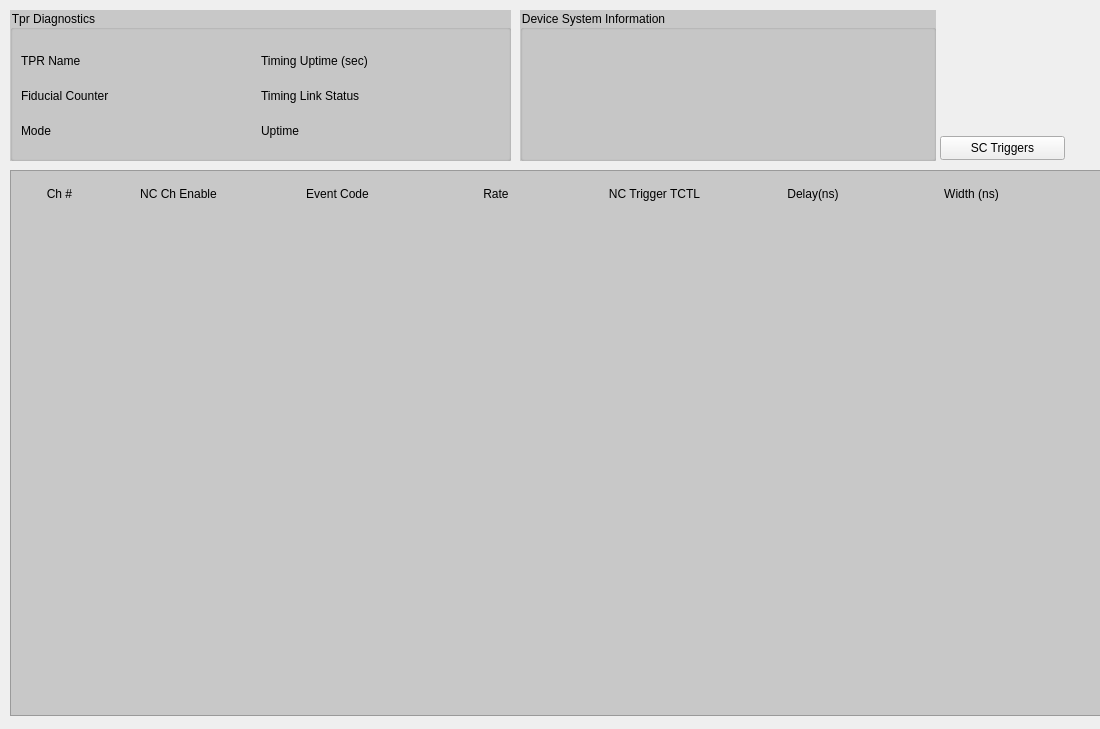
<?xml version="1.0" encoding="UTF-8"?>
<ui version="4.0">
 <class>Form</class>
 <widget class="QWidget" name="Form">
  <property name="geometry">
   <rect>
    <x>0</x>
    <y>0</y>
    <width>1100</width>
    <height>729</height>
   </rect>
  </property>
  <property name="maximumSize">
   <size>
    <width>16777215</width>
    <height>1818</height>
   </size>
  </property>
  <property name="windowTitle">
   <string>${LOCA} TPR Expert Display</string>
  </property>
  <property name="styleSheet">
   <string notr="true"/>
  </property>
  <widget class="QGroupBox" name="TPR_Diagnostics">
   <property name="geometry">
    <rect>
     <x>10</x>
     <y>10</y>
     <width>501</width>
     <height>151</height>
    </rect>
   </property>
   <property name="styleSheet">
    <string notr="true">QGroupBox {background-color: rgb(200,200,200)}</string>
   </property>
   <property name="title">
    <string>Tpr Diagnostics</string>
   </property>
   <widget class="QWidget" name="gridLayoutWidget">
    <property name="geometry">
     <rect>
      <x>5</x>
      <y>30</y>
      <width>486</width>
      <height>111</height>
     </rect>
    </property>
    <layout class="QGridLayout" name="Diag_Grid" columnstretch="0,0,0,0">
     <property name="leftMargin">
      <number>6</number>
     </property>
     <property name="topMargin">
      <number>6</number>
     </property>
     <property name="rightMargin">
      <number>6</number>
     </property>
     <property name="bottomMargin">
      <number>6</number>
     </property>
     <item row="0" column="1">
      <widget class="PyDMLabel" name="PyDMLabel_5">
       <property name="toolTip">
        <string/>
       </property>
       <property name="alarmSensitiveContent" stdset="0">
        <bool>true</bool>
       </property>
       <property name="channel" stdset="0">
        <string>TPR:${LOCA}:${IOC_UNIT}:${INST}:UPTIME</string>
       </property>
       <property name="displayFormat" stdset="0">
        <enum>PyDMLabel::Default</enum>
       </property>
      </widget>
     </item>
     <item row="0" column="0">
      <widget class="QLabel" name="label">
       <property name="text">
        <string>TPR Name</string>
       </property>
      </widget>
     </item>
     <item row="1" column="2">
      <widget class="QLabel" name="label_6">
       <property name="text">
        <string>Timing Link Status</string>
       </property>
      </widget>
     </item>
     <item row="1" column="3">
      <widget class="PyDMLabel" name="PyDMLabel_7">
       <property name="toolTip">
        <string/>
       </property>
       <property name="alarmSensitiveContent" stdset="0">
        <bool>true</bool>
       </property>
       <property name="channel" stdset="0">
        <string>TPR:${LOCA}:${IOC_UNIT}:${INST}:RXLNKSTATUS</string>
       </property>
       <property name="displayFormat" stdset="0">
        <enum>PyDMLabel::Default</enum>
       </property>
      </widget>
     </item>
     <item row="1" column="0">
      <widget class="QLabel" name="label_5">
       <property name="text">
        <string>Fiducial Counter</string>
       </property>
      </widget>
     </item>
     <item row="1" column="1">
      <widget class="PyDMLabel" name="PyDMLabel_6">
       <property name="toolTip">
        <string/>
       </property>
       <property name="alarmSensitiveContent" stdset="0">
        <bool>true</bool>
       </property>
       <property name="channel" stdset="0">
        <string>TPR:${LOCA}:${IOC_UNIT}:${INST}:FIDCNT</string>
       </property>
       <property name="displayFormat" stdset="0">
        <enum>PyDMLabel::Default</enum>
       </property>
      </widget>
     </item>
     <item row="0" column="3">
      <widget class="PyDMLabel" name="PyDMLabel_4">
       <property name="toolTip">
        <string/>
       </property>
       <property name="alarmSensitiveContent" stdset="0">
        <bool>true</bool>
       </property>
       <property name="channel" stdset="0">
        <string>TPR:${LOCA}:${IOC_UNIT}:${INST}</string>
       </property>
       <property name="displayFormat" stdset="0">
        <enum>PyDMLabel::Default</enum>
       </property>
      </widget>
     </item>
     <item row="0" column="2">
      <widget class="QLabel" name="label_2">
       <property name="text">
        <string>Timing Uptime (sec)</string>
       </property>
      </widget>
     </item>
     <item row="2" column="0">
      <widget class="QLabel" name="label_7">
       <property name="text">
        <string>Mode</string>
       </property>
      </widget>
     </item>
     <item row="2" column="1">
      <widget class="PyDMLabel" name="PyDMLabel_8">
       <property name="toolTip">
        <string/>
       </property>
       <property name="alarmSensitiveContent" stdset="0">
        <bool>true</bool>
       </property>
       <property name="channel" stdset="0">
        <string>TPR:${LOCA}:${IOC_UNIT}:${INST}:MODE </string>
       </property>
       <property name="displayFormat" stdset="0">
        <enum>PyDMLabel::Default</enum>
       </property>
      </widget>
     </item>
     <item row="2" column="2">
      <widget class="QLabel" name="label_8">
       <property name="text">
        <string>Uptime</string>
       </property>
      </widget>
     </item>
     <item row="2" column="3">
      <widget class="PyDMLabel" name="PyDMLabel_9">
       <property name="toolTip">
        <string/>
       </property>
       <property name="alarmSensitiveContent" stdset="0">
        <bool>true</bool>
       </property>
       <property name="channel" stdset="0">
        <string>TPR:${LOCA}:${IOC_UNIT}:${INST}:UPTIME </string>
       </property>
       <property name="displayFormat" stdset="0">
        <enum>PyDMLabel::Default</enum>
       </property>
      </widget>
     </item>
    </layout>
   </widget>
  </widget>
  <widget class="QGroupBox" name="Device_System_Info">
   <property name="geometry">
    <rect>
     <x>520</x>
     <y>10</y>
     <width>416</width>
     <height>151</height>
    </rect>
   </property>
   <property name="styleSheet">
    <string notr="true">QGroupBox {background-color: rgb(200,200,200)}</string>
   </property>
   <property name="title">
    <string>Device System Information</string>
   </property>
  </widget>
  <widget class="QFrame" name="Rows">
   <property name="geometry">
    <rect>
     <x>10</x>
     <y>170</y>
     <width>1100</width>
     <height>546</height>
    </rect>
   </property>
   <property name="styleSheet">
    <string notr="true">QFrame#Rows {background-color: rgb(200,200,200)}</string>
   </property>
   <property name="frameShape">
    <enum>QFrame::StyledPanel</enum>
   </property>
   <property name="frameShadow">
    <enum>QFrame::Raised</enum>
   </property>
   <widget class="QWidget" name="layoutWidget_3">
    <property name="geometry">
     <rect>
      <x>10</x>
      <y>45</y>
      <width>1031</width>
      <height>492</height>
     </rect>
    </property>
    <layout class="QVBoxLayout" name="Data_rows_2">
     <item>
      <widget class="PyDMEmbeddedDisplay" name="Row_00">
       <property name="minimumSize">
        <size>
         <width>0</width>
         <height>15</height>
        </size>
       </property>
       <property name="maximumSize">
        <size>
         <width>16777215</width>
         <height>25</height>
        </size>
       </property>
       <property name="toolTip">
        <string/>
       </property>
       <property name="frameShape">
        <enum>QFrame::NoFrame</enum>
       </property>
       <property name="macros" stdset="0">
        <string>CHN=00</string>
       </property>
       <property name="filename" stdset="0">
        <string>tprDiagExpRowNC.ui</string>
       </property>
      </widget>
     </item>
     <item>
      <widget class="PyDMEmbeddedDisplay" name="Row_01">
       <property name="minimumSize">
        <size>
         <width>0</width>
         <height>15</height>
        </size>
       </property>
       <property name="maximumSize">
        <size>
         <width>16777215</width>
         <height>25</height>
        </size>
       </property>
       <property name="toolTip">
        <string/>
       </property>
       <property name="frameShape">
        <enum>QFrame::NoFrame</enum>
       </property>
       <property name="macros" stdset="0">
        <string>CHN=01</string>
       </property>
       <property name="filename" stdset="0">
        <string>tprDiagExpRowNC.ui</string>
       </property>
      </widget>
     </item>
     <item>
      <widget class="PyDMEmbeddedDisplay" name="Row_02">
       <property name="minimumSize">
        <size>
         <width>0</width>
         <height>15</height>
        </size>
       </property>
       <property name="maximumSize">
        <size>
         <width>16777215</width>
         <height>25</height>
        </size>
       </property>
       <property name="toolTip">
        <string/>
       </property>
       <property name="frameShape">
        <enum>QFrame::NoFrame</enum>
       </property>
       <property name="macros" stdset="0">
        <string>CHN=02</string>
       </property>
       <property name="filename" stdset="0">
        <string>tprDiagExpRowNC.ui</string>
       </property>
      </widget>
     </item>
     <item>
      <widget class="PyDMEmbeddedDisplay" name="Row_03">
       <property name="minimumSize">
        <size>
         <width>0</width>
         <height>15</height>
        </size>
       </property>
       <property name="maximumSize">
        <size>
         <width>16777215</width>
         <height>25</height>
        </size>
       </property>
       <property name="toolTip">
        <string/>
       </property>
       <property name="frameShape">
        <enum>QFrame::NoFrame</enum>
       </property>
       <property name="macros" stdset="0">
        <string>CHN=03</string>
       </property>
       <property name="filename" stdset="0">
        <string>tprDiagExpRowNC.ui</string>
       </property>
      </widget>
     </item>
     <item>
      <widget class="PyDMEmbeddedDisplay" name="Row_04">
       <property name="minimumSize">
        <size>
         <width>0</width>
         <height>15</height>
        </size>
       </property>
       <property name="maximumSize">
        <size>
         <width>16777215</width>
         <height>25</height>
        </size>
       </property>
       <property name="toolTip">
        <string/>
       </property>
       <property name="frameShape">
        <enum>QFrame::NoFrame</enum>
       </property>
       <property name="macros" stdset="0">
        <string>CHN=04</string>
       </property>
       <property name="filename" stdset="0">
        <string>tprDiagExpRowNC.ui</string>
       </property>
      </widget>
     </item>
     <item>
      <widget class="PyDMEmbeddedDisplay" name="Row_05">
       <property name="minimumSize">
        <size>
         <width>0</width>
         <height>15</height>
        </size>
       </property>
       <property name="maximumSize">
        <size>
         <width>16777215</width>
         <height>25</height>
        </size>
       </property>
       <property name="toolTip">
        <string/>
       </property>
       <property name="frameShape">
        <enum>QFrame::NoFrame</enum>
       </property>
       <property name="macros" stdset="0">
        <string>CHN=05</string>
       </property>
       <property name="filename" stdset="0">
        <string>tprDiagExpRowNC.ui</string>
       </property>
      </widget>
     </item>
     <item>
      <widget class="PyDMEmbeddedDisplay" name="Row_06">
       <property name="minimumSize">
        <size>
         <width>0</width>
         <height>15</height>
        </size>
       </property>
       <property name="maximumSize">
        <size>
         <width>16777215</width>
         <height>25</height>
        </size>
       </property>
       <property name="toolTip">
        <string/>
       </property>
       <property name="frameShape">
        <enum>QFrame::NoFrame</enum>
       </property>
       <property name="macros" stdset="0">
        <string>CHN=06</string>
       </property>
       <property name="filename" stdset="0">
        <string>tprDiagExpRowNC.ui</string>
       </property>
      </widget>
     </item>
     <item>
      <widget class="PyDMEmbeddedDisplay" name="Row_07">
       <property name="minimumSize">
        <size>
         <width>0</width>
         <height>15</height>
        </size>
       </property>
       <property name="maximumSize">
        <size>
         <width>16777215</width>
         <height>25</height>
        </size>
       </property>
       <property name="toolTip">
        <string/>
       </property>
       <property name="frameShape">
        <enum>QFrame::NoFrame</enum>
       </property>
       <property name="macros" stdset="0">
        <string>CHN=07</string>
       </property>
       <property name="filename" stdset="0">
        <string>tprDiagExpRowNC.ui</string>
       </property>
      </widget>
     </item>
     <item>
      <widget class="PyDMEmbeddedDisplay" name="Row_08">
       <property name="minimumSize">
        <size>
         <width>0</width>
         <height>15</height>
        </size>
       </property>
       <property name="maximumSize">
        <size>
         <width>16777215</width>
         <height>25</height>
        </size>
       </property>
       <property name="toolTip">
        <string/>
       </property>
       <property name="frameShape">
        <enum>QFrame::NoFrame</enum>
       </property>
       <property name="macros" stdset="0">
        <string>CHN=08</string>
       </property>
       <property name="filename" stdset="0">
        <string>tprDiagExpRowNC.ui</string>
       </property>
      </widget>
     </item>
     <item>
      <widget class="PyDMEmbeddedDisplay" name="Row_09">
       <property name="minimumSize">
        <size>
         <width>0</width>
         <height>15</height>
        </size>
       </property>
       <property name="maximumSize">
        <size>
         <width>16777215</width>
         <height>25</height>
        </size>
       </property>
       <property name="toolTip">
        <string/>
       </property>
       <property name="frameShape">
        <enum>QFrame::NoFrame</enum>
       </property>
       <property name="macros" stdset="0">
        <string>CHN=09</string>
       </property>
       <property name="filename" stdset="0">
        <string>tprDiagExpRowNC.ui</string>
       </property>
      </widget>
     </item>
     <item>
      <widget class="PyDMEmbeddedDisplay" name="Row_10">
       <property name="minimumSize">
        <size>
         <width>0</width>
         <height>15</height>
        </size>
       </property>
       <property name="maximumSize">
        <size>
         <width>16777215</width>
         <height>25</height>
        </size>
       </property>
       <property name="toolTip">
        <string/>
       </property>
       <property name="frameShape">
        <enum>QFrame::NoFrame</enum>
       </property>
       <property name="macros" stdset="0">
        <string>CHN=10</string>
       </property>
       <property name="filename" stdset="0">
        <string>tprDiagExpRowNC.ui</string>
       </property>
      </widget>
     </item>
     <item>
      <widget class="PyDMEmbeddedDisplay" name="Row_11">
       <property name="minimumSize">
        <size>
         <width>0</width>
         <height>15</height>
        </size>
       </property>
       <property name="maximumSize">
        <size>
         <width>16777215</width>
         <height>25</height>
        </size>
       </property>
       <property name="toolTip">
        <string/>
       </property>
       <property name="frameShape">
        <enum>QFrame::NoFrame</enum>
       </property>
       <property name="macros" stdset="0">
        <string>CHN=11</string>
       </property>
       <property name="filename" stdset="0">
        <string>tprDiagExpRowNC.ui</string>
       </property>
      </widget>
     </item>
     <item>
      <widget class="PyDMEmbeddedDisplay" name="Row_12">
       <property name="minimumSize">
        <size>
         <width>0</width>
         <height>15</height>
        </size>
       </property>
       <property name="maximumSize">
        <size>
         <width>16777215</width>
         <height>25</height>
        </size>
       </property>
       <property name="toolTip">
        <string/>
       </property>
       <property name="frameShape">
        <enum>QFrame::NoFrame</enum>
       </property>
       <property name="macros" stdset="0">
        <string>CHN=12</string>
       </property>
       <property name="filename" stdset="0">
        <string>tprDiagExpRowNC.ui</string>
       </property>
      </widget>
     </item>
     <item>
      <widget class="PyDMEmbeddedDisplay" name="Row_13">
       <property name="minimumSize">
        <size>
         <width>0</width>
         <height>15</height>
        </size>
       </property>
       <property name="maximumSize">
        <size>
         <width>16777215</width>
         <height>25</height>
        </size>
       </property>
       <property name="toolTip">
        <string/>
       </property>
       <property name="frameShape">
        <enum>QFrame::NoFrame</enum>
       </property>
       <property name="macros" stdset="0">
        <string>CHN=13</string>
       </property>
       <property name="filename" stdset="0">
        <string>tprDiagExpRowNC.ui</string>
       </property>
      </widget>
     </item>
     <item>
      <widget class="PyDMEmbeddedDisplay" name="Row_14">
       <property name="minimumSize">
        <size>
         <width>0</width>
         <height>15</height>
        </size>
       </property>
       <property name="maximumSize">
        <size>
         <width>16777215</width>
         <height>25</height>
        </size>
       </property>
       <property name="toolTip">
        <string/>
       </property>
       <property name="frameShape">
        <enum>QFrame::NoFrame</enum>
       </property>
       <property name="macros" stdset="0">
        <string>CHN=14</string>
       </property>
       <property name="filename" stdset="0">
        <string>tprDiagExpRowNC.ui</string>
       </property>
      </widget>
     </item>
     <item>
      <widget class="PyDMEmbeddedDisplay" name="Row_15">
       <property name="minimumSize">
        <size>
         <width>0</width>
         <height>15</height>
        </size>
       </property>
       <property name="maximumSize">
        <size>
         <width>16777215</width>
         <height>25</height>
        </size>
       </property>
       <property name="toolTip">
        <string/>
       </property>
       <property name="frameShape">
        <enum>QFrame::NoFrame</enum>
       </property>
       <property name="macros" stdset="0">
        <string>CHN=15</string>
       </property>
       <property name="filename" stdset="0">
        <string>tprDiagExpRowNC.ui</string>
       </property>
      </widget>
     </item>
    </layout>
   </widget>
   <widget class="QWidget" name="layoutWidget">
    <property name="geometry">
     <rect>
      <x>10</x>
      <y>10</y>
      <width>1031</width>
      <height>27</height>
     </rect>
    </property>
    <layout class="QHBoxLayout" name="Column_headers" stretch="1,2,2,2,2,2,2">
     <property name="spacing">
      <number>0</number>
     </property>
     <property name="leftMargin">
      <number>0</number>
     </property>
     <property name="topMargin">
      <number>0</number>
     </property>
     <property name="rightMargin">
      <number>0</number>
     </property>
     <property name="bottomMargin">
      <number>0</number>
     </property>
     <item>
      <widget class="QLabel" name="Ch_Num">
       <property name="maximumSize">
        <size>
         <width>16777215</width>
         <height>25</height>
        </size>
       </property>
       <property name="text">
        <string>Ch #</string>
       </property>
       <property name="alignment">
        <set>Qt::AlignCenter</set>
       </property>
      </widget>
     </item>
     <item>
      <widget class="QLabel" name="Ch_Enable">
       <property name="maximumSize">
        <size>
         <width>16777215</width>
         <height>25</height>
        </size>
       </property>
       <property name="text">
        <string>NC Ch Enable</string>
       </property>
       <property name="alignment">
        <set>Qt::AlignCenter</set>
       </property>
      </widget>
     </item>
     <item>
      <widget class="QLabel" name="Event_Code">
       <property name="text">
        <string>Event Code</string>
       </property>
       <property name="alignment">
        <set>Qt::AlignCenter</set>
       </property>
      </widget>
     </item>
     <item>
      <widget class="QLabel" name="Rate">
       <property name="maximumSize">
        <size>
         <width>16777215</width>
         <height>25</height>
        </size>
       </property>
       <property name="text">
        <string>Rate</string>
       </property>
       <property name="alignment">
        <set>Qt::AlignCenter</set>
       </property>
      </widget>
     </item>
     <item>
      <widget class="QLabel" name="Trigger_TCTL">
       <property name="text">
        <string>NC Trigger TCTL</string>
       </property>
       <property name="alignment">
        <set>Qt::AlignCenter</set>
       </property>
      </widget>
     </item>
     <item>
      <widget class="QLabel" name="Delay">
       <property name="text">
        <string>Delay(ns)</string>
       </property>
       <property name="alignment">
        <set>Qt::AlignCenter</set>
       </property>
      </widget>
     </item>
     <item>
      <widget class="QLabel" name="Width">
       <property name="text">
        <string>Width (ns)</string>
       </property>
       <property name="alignment">
        <set>Qt::AlignCenter</set>
       </property>
      </widget>
     </item>
    </layout>
   </widget>
  </widget>
  <widget class="PyDMRelatedDisplayButton" name="SCTriggers">
   <property name="geometry">
    <rect>
     <x>940</x>
     <y>136</y>
     <width>125</width>
     <height>24</height>
    </rect>
   </property>
   <property name="toolTip">
    <string/>
   </property>
   <property name="text">
    <string>SC Triggers</string>
   </property>
   <property name="filenames" stdset="0">
    <stringlist>
     <string>tprDiagSC.ui</string>
    </stringlist>
   </property>
  </widget>
 </widget>
 <customwidgets>
  <customwidget>
   <class>PyDMLabel</class>
   <extends>QLabel</extends>
   <header>pydm.widgets.label</header>
  </customwidget>
  <customwidget>
   <class>PyDMRelatedDisplayButton</class>
   <extends>QPushButton</extends>
   <header>pydm.widgets.related_display_button</header>
  </customwidget>
  <customwidget>
   <class>PyDMEmbeddedDisplay</class>
   <extends>QFrame</extends>
   <header>pydm.widgets.embedded_display</header>
  </customwidget>
 </customwidgets>
 <resources/>
 <connections/>
</ui>
